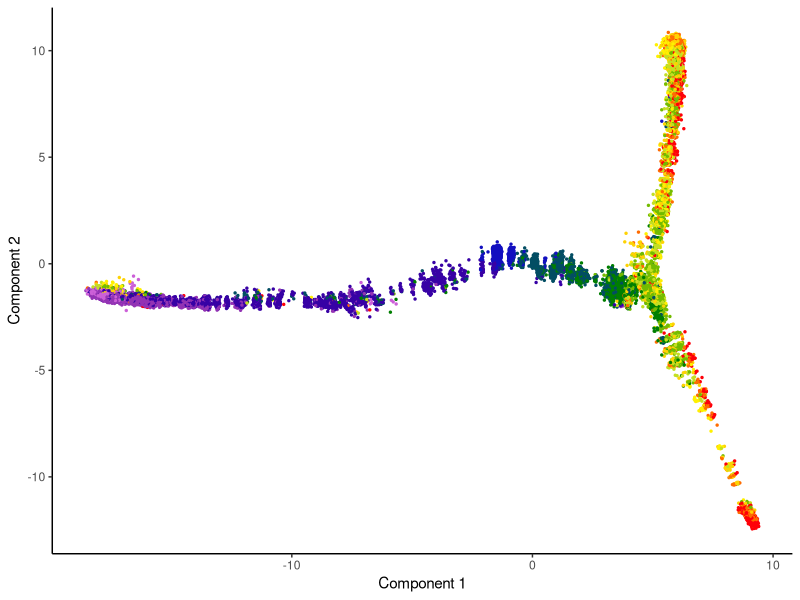

This figure's R source:
options(stringsAsFactors = FALSE)

###
library(RColorBrewer)
library(ggplot2)

### Read in data
data <- read.csv("Chemical_reprogramming_trajectory.csv", row.names = 1)

### Set colors to identify cell types
data$Batch <- factor(data$Batch,
                     levels = c("MEF","SI5D","SI12D","XEN","SII8D","SII12D",
                                "SIII3D","SIII6D","SIII8D","SIII10D","SIII15D",
                                "SIII21D"),ordered = TRUE)
myColors <- c("#CC60D8", "#9333B4", "#3701A5", "#120FC0", "#024D63", "#007E00", 
              "#73BB00", "#C3DF23", "#FFF000", "#FED203", "#FF6C01", "#FE0009")
names(myColors) <- c("MEF","SI5D","SI12D","XEN","SII8D","SII12D","SIII3D","SIII6D",
                     "SIII8D","SIII10D","SIII15D","SIII21D")
colScale <- scale_colour_manual(name = c("MEF","SI5D","SI12D","XEN","SII8D","SII12D",
                                         "SIII3D","SIII6D","SIII8D","SIII10D","SIII15D",
                                         "SIII21D"),values = myColors)

### Random the order of cells before plotting
set.seed(1011)
data_plot <- data[sample(rownames(data)),]

### Plot
p <- ggplot() +
  geom_point(data = data_plot, aes(x=data_dim_1, y=data_dim_2, color = Batch), cex = .5) +
  colScale +
  theme_classic() +
  labs(x = "Component 1") +
  labs(y = "Component 2") +
  theme(legend.position="none")

### Output figures
tiff(file=paste0("Chemical_reprogramming_trajectory.tiff"), width = 7, height = 7, units = 'in', 
     res = 300, compression = 'none')
print(p)
dev.off()
